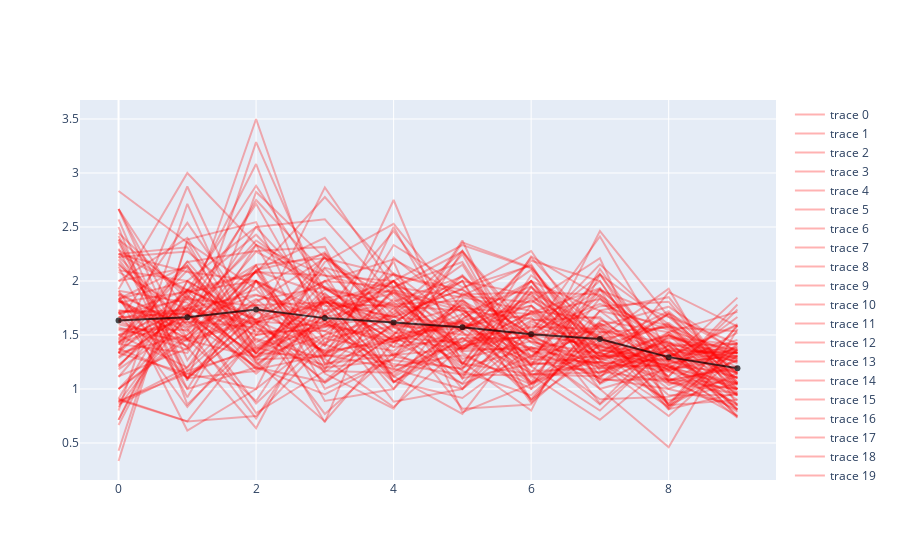

Here is the notebook cell this chart was saved with:
### Code cell
fig = go.Figure()
for d in data:
    r = []
    for day in range(5, 15):
        infected = d[0][d[0][:,2] == day][:, 0]
        r.append(np.mean([d[1][i] for i in infected]))
    fig.add_trace(go.Scatter(x=list(range(len(r))), y=r, mode='lines', line=dict(color='red'), opacity=0.3))

mean_line = []
for day in range(5, 15):
    r = []
    for d in data:
        infected = d[0][d[0][:,2] == day][:, 0]
        r.append(np.mean([d[1][i] for i in infected]))
    mean_line.append(np.mean(r))

fig.add_trace(go.Scatter(x=list(range(len(mean_line))), y=mean_line, mode='markers+lines', 
                         line=dict(color='black'), opacity=0.7))

fig.show()

### Figure 1 — Plotly figure (JSON) as saved in the notebook; plotly's stock layout.template omitted (floating-point values rounded to 4 significant figures)
{"data": [{"line": {"color": "red"}, "mode": "lines", "opacity": 0.3, "type": "scatter", "x": [0, 1, 2, 3, 4, 5, 6, 7, 8, 9], "y": [1.556, 1.545, 2.5, 1.812, 1.455, 1.375, 1.5, 1.143, 1.471, 1.364]}, {"line": {"color": "red"}, "mode": "lines", "opacity": 0.3, "type": "scatter", "x": [0, 1, 2, 3, 4, 5, 6, 7, 8, 9], "y": [1.5, 1.778, 1.294, 1.8, 1.762, 1, 1.773, 1.308, 1.188, 1.522]}, {"line": {"color": "red"}, "mode": "lines", "opacity": 0.3, "type": "scatter", "x": [0, 1, 2, 3, 4, 5, 6, 7, 8, 9], "y": [2.364, 1.077, 2.824, 2.214, 1.692, 2.15, 1.136, 1.154, 1.364, 1.333]}, {"line": {"color": "red"}, "mode": "lines", "opacity": 0.3, "type": "scatter", "x": [0, 1, 2, 3, 4, 5, 6, 7, 8, 9], "y": [2, 2.125, 1.4, 1.688, 2.071, 1.6, 1.211, 2.462, 1.667, 1.421]}, {"line": {"color": "red"}, "mode": "lines", "opacity": 0.3, "type": "scatter", "x": [0, 1, 2, 3, 4, 5, 6, 7, 8, 9], "y": [2.167, 1.462, 1.833, 1.333, 1.714, 2.278, 1.524, 2.412, 1.333, 0.8966]}, {"line": {"color": "red"}, "mode": "lines", "opacity": 0.3, "type": "scatter", "x": [0, 1, 2, 3, 4, 5, 6, 7, 8, 9], "y": [1.333, 1.5, 2.091, 1.294, 1.571, 1.4, 1.5, 2.154, 1.562, 1.034]}, {"line": {"color": "red"}, "mode": "lines", "opacity": 0.3, "type": "scatter", "x": [0, 1, 2, 3, 4, 5, 6, 7, 8, 9], "y": [1.727, 1.692, 1.2, 0.95, 1.278, 2.28, 1.294, 1.87, 1.423, 1.25]}, {"line": {"color": "red"}, "mode": "lines", "opacity": 0.3, "type": "scatter", "x": [0, 1, 2, 3, 4, 5, 6, 7, 8, 9], "y": [2.385, 1.1, 1.167, 1.688, 0.8824, 1, 1.5, 1.4, 1.176, 1.292]}, {"line": {"color": "red"}, "mode": "lines", "opacity": 0.3, "type": "scatter", "x": [0, 1, 2, 3, 4, 5, 6, 7, 8, 9], "y": [2.25, 1.909, 2.882, 1.929, 1.786, 1.818, 1.476, 1.767, 1.808, 1.059]}, {"line": {"color": "red"}, "mode": "lines", "opacity": 0.3, "type": "scatter", "x": [0, 1, 2, 3, 4, 5, 6, 7, 8, 9], "y": [2.667, 1.462, 0.8889, 1.857, 1.438, 1.696, 1.95, 1.056, 1.526, 1.714]}, {"line": {"color": "red"}, "mode": "lines", "opacity": 0.3, "type": "scatter", "x": [0, 1, 2, 3, 4, 5, 6, 7, 8, 9], "y": [1.923, 3, 2.333, 2.05, 1.889, 1.25, 0.8, 2.059, 1.261, 1.846]}, {"line": {"color": "red"}, "mode": "lines", "opacity": 0.3, "type": "scatter", "x": [0, 1, 2, 3, 4, 5, 6, 7, 8, 9], "y": [2.25, 2.083, 2, 1.722, 1.889, 1.529, 2.188, 2, 1.059, 0.9565]}, {"line": {"color": "red"}, "mode": "lines", "opacity": 0.3, "type": "scatter", "x": [0, 1, 2, 3, 4, 5, 6, 7, 8, 9], "y": [1.571, 1.364, 2.143, 1, 1.286, 1.833, 1.222, 1.312, 1.5, 1.2]}, {"line": {"color": "red"}, "mode": "lines", "opacity": 0.3, "type": "scatter", "x": [0, 1, 2, 3, 4, 5, 6, 7, 8, 9], "y": [0.875, 1.2, 2.1, 2.4, 1.615, 2, 1.056, 1.312, 1.25, 1.3]}, {"line": {"color": "red"}, "mode": "lines", "opacity": 0.3, "type": "scatter", "x": [0, 1, 2, 3, 4, 5, 6, 7, 8, 9], "y": [2.5, 0.8571, 1.467, 1.278, 0.8333, 1.4, 1.706, 1.933, 1.35, 1.333]}, {"line": {"color": "red"}, "mode": "lines", "opacity": 0.3, "type": "scatter", "x": [0, 1, 2, 3, 4, 5, 6, 7, 8, 9], "y": [1.214, 1.833, 3.083, 1.412, 1.211, 1.312, 1.042, 1.294, 1.435, 0.9375]}, {"line": {"color": "red"}, "mode": "lines", "opacity": 0.3, "type": "scatter", "x": [0, 1, 2, 3, 4, 5, 6, 7, 8, 9], "y": [0.8571, 1.167, 1.75, 1.6, 1.438, 1.632, 1.167, 1.192, 1.294, 1.591]}, {"line": {"color": "red"}, "mode": "lines", "opacity": 0.3, "type": "scatter", "x": [0, 1, 2, 3, 4, 5, 6, 7, 8, 9], "y": [0.8333, 1.692, 1.333, 2, 1.316, 1.375, 1.364, 1.1, 1, 0.85]}, {"line": {"color": "red"}, "mode": "lines", "opacity": 0.3, "type": "scatter", "x": [0, 1, 2, 3, 4, 5, 6, 7, 8, 9], "y": [2.667, 1.267, 2.1, 2.25, 1.571, 1.235, 1.636, 1.667, 1.115, 1.737]}, {"line": {"color": "red"}, "mode": "lines", "opacity": 0.3, "type": "scatter", "x": [0, 1, 2, 3, 4, 5, 6, 7, 8, 9], "y": [1.667, 1.7, 0.8667, 1.467, 1.353, 1.818, 1.269, 2.067, 1.071, 1.4]}, {"line": {"color": "red"}, "mode": "lines", "opacity": 0.3, "type": "scatter", "x": [0, 1, 2, 3, 4, 5, 6, 7, 8, 9], "y": [1.714, 0.8333, 1.562, 1.357, 1.895, 1.722, 1.65, 1.5, 0.9412, 0.9444]}, {"line": {"color": "red"}, "mode": "lines", "opacity": 0.3, "type": "scatter", "x": [0, 1, 2, 3, 4, 5, 6, 7, 8, 9], "y": [2.154, 1.6, 2.083, 1.143, 0.8182, 1.692, 1.357, 0.9048, 0.9286, 1.115]}, {"line": {"color": "red"}, "mode": "lines", "opacity": 0.3, "type": "scatter", "x": [0, 1, 2, 3, 4, 5, 6, 7, 8, 9], "y": [1.3, 1.7, 1.188, 1.846, 1.909, 1.389, 1.889, 1.083, 1.091, 1.045]}, {"line": {"color": "red"}, "mode": "lines", "opacity": 0.3, "type": "scatter", "x": [0, 1, 2, 3, 4, 5, 6, 7, 8, 9], "y": [1.625, 1.75, 1.615, 1.2, 1.267, 1.19, 1.95, 1.294, 1.692, 1]}, {"line": {"color": "red"}, "mode": "lines", "opacity": 0.3, "type": "scatter", "x": [0, 1, 2, 3, 4, 5, 6, 7, 8, 9], "y": [1.909, 1.8, 1.286, 2.115, 1.517, 1.562, 1.818, 1.462, 1.579, 1.045]}, {"line": {"color": "red"}, "mode": "lines", "opacity": 0.3, "type": "scatter", "x": [0, 1, 2, 3, 4, 5, 6, 7, 8, 9], "y": [2.133, 0.9231, 2, 0.8889, 1, 1.889, 1.5, 1.929, 0.85, 1.15]}, {"line": {"color": "red"}, "mode": "lines", "opacity": 0.3, "type": "scatter", "x": [0, 1, 2, 3, 4, 5, 6, 7, 8, 9], "y": [0.7143, 1.917, 1.636, 1.353, 1.438, 1.143, 1.526, 1.789, 1.545, 1.333]}, {"line": {"color": "red"}, "mode": "lines", "opacity": 0.3, "type": "scatter", "x": [0, 1, 2, 3, 4, 5, 6, 7, 8, 9], "y": [1.364, 1.75, 2.714, 1.6, 2.062, 1.35, 2, 1.722, 1.591, 1.294]}, {"line": {"color": "red"}, "mode": "lines", "opacity": 0.3, "type": "scatter", "x": [0, 1, 2, 3, 4, 5, 6, 7, 8, 9], "y": [1.5, 1.625, 1.571, 1.071, 1.615, 0.8182, 0.8571, 1.727, 1.85, 1.056]}, {"line": {"color": "red"}, "mode": "lines", "opacity": 0.3, "type": "scatter", "x": [0, 1, 2, 3, 4, 5, 6, 7, 8, 9], "y": [1.429, 1.769, 2.15, 2.211, 2.053, 1.917, 1.5, 1.533, 1.429, 1.333]}, {"line": {"color": "red"}, "mode": "lines", "opacity": 0.3, "type": "scatter", "x": [0, 1, 2, 3, 4, 5, 6, 7, 8, 9], "y": [1.111, 1.857, 1.182, 1.316, 1.188, 1, 1.625, 1.389, 1.333, 1.1]}, {"line": {"color": "red"}, "mode": "lines", "opacity": 0.3, "type": "scatter", "x": [0, 1, 2, 3, 4, 5, 6, 7, 8, 9], "y": [2.2, 1.375, 1.778, 1.8, 1.667, 1.929, 2.278, 1.361, 1.263, 1.455]}, {"line": {"color": "red"}, "mode": "lines", "opacity": 0.3, "type": "scatter", "x": [0, 1, 2, 3, 4, 5, 6, 7, 8, 9], "y": [1.467, 2.176, 2.278, 2.316, 1.062, 1.471, 1.15, 1.917, 1.667, 1.143]}, {"line": {"color": "red"}, "mode": "lines", "opacity": 0.3, "type": "scatter", "x": [0, 1, 2, 3, 4, 5, 6, 7, 8, 9], "y": [2, 2.4, 1.429, 1.812, 1.667, 1.867, 1.8, 2.211, 0.8261, 1.423]}, {"line": {"color": "red"}, "mode": "lines", "opacity": 0.3, "type": "scatter", "x": [0, 1, 2, 3, 4, 5, 6, 7, 8, 9], "y": [1.692, 1.917, 2.429, 1.769, 1.778, 1.235, 2, 1.348, 0.8696, 1.364]}, {"line": {"color": "red"}, "mode": "lines", "opacity": 0.3, "type": "scatter", "x": [0, 1, 2, 3, 4, 5, 6, 7, 8, 9], "y": [2.1, 2, 1.643, 1.812, 1.45, 1.625, 1.375, 1.48, 1.174, 0.7895]}, {"line": {"color": "red"}, "mode": "lines", "opacity": 0.3, "type": "scatter", "x": [0, 1, 2, 3, 4, 5, 6, 7, 8, 9], "y": [1.375, 1.111, 1.7, 2, 1.947, 2.176, 1.211, 0.8, 1.414, 0.7391]}, {"line": {"color": "red"}, "mode": "lines", "opacity": 0.3, "type": "scatter", "x": [0, 1, 2, 3, 4, 5, 6, 7, 8, 9], "y": [1, 1.467, 2, 1.4, 2.176, 0.7857, 1.045, 1.4, 1.118, 1.783]}, {"line": {"color": "red"}, "mode": "lines", "opacity": 0.3, "type": "scatter", "x": [0, 1, 2, 3, 4, 5, 6, 7, 8, 9], "y": [1.286, 1.714, 2.333, 1.929, 1.739, 1.167, 0.9412, 1.522, 0.85, 0.9]}, {"line": {"color": "red"}, "mode": "lines", "opacity": 0.3, "type": "scatter", "x": [0, 1, 2, 3, 4, 5, 6, 7, 8, 9], "y": [1.417, 1.667, 2.375, 1.944, 1.769, 1.727, 1.294, 1.923, 1.357, 1.259]}, {"line": {"color": "red"}, "mode": "lines", "opacity": 0.3, "type": "scatter", "x": [0, 1, 2, 3, 4, 5, 6, 7, 8, 9], "y": [1.714, 1.727, 1.6, 2.125, 1.933, 1.35, 1.389, 0.8571, 1.379, 1.3]}, {"line": {"color": "red"}, "mode": "lines", "opacity": 0.3, "type": "scatter", "x": [0, 1, 2, 3, 4, 5, 6, 7, 8, 9], "y": [0.9, 0.7, 0.75, 1.429, 1.667, 1.6, 1.133, 1.118, 1.4, 1.105]}, {"line": {"color": "red"}, "mode": "lines", "opacity": 0.3, "type": "scatter", "x": [0, 1, 2, 3, 4, 5, 6, 7, 8, 9], "y": [2.667, 1.7, 1.923, 1.312, 1.917, 1.75, 1.692, 1.833, 1.4, 1.417]}, {"line": {"color": "red"}, "mode": "lines", "opacity": 0.3, "type": "scatter", "x": [0, 1, 2, 3, 4, 5, 6, 7, 8, 9], "y": [2.227, 1.583, 2.143, 1.182, 1.75, 2, 1.87, 1.455, 1.304, 1.36]}, {"line": {"color": "red"}, "mode": "lines", "opacity": 0.3, "type": "scatter", "x": [0, 1, 2, 3, 4, 5, 6, 7, 8, 9], "y": [0.875, 1.733, 0.7778, 1.167, 1.15, 1.556, 1.773, 1.227, 0.75, 1.312]}, {"line": {"color": "red"}, "mode": "lines", "opacity": 0.3, "type": "scatter", "x": [0, 1, 2, 3, 4, 5, 6, 7, 8, 9], "y": [1.833, 1.462, 1.643, 2, 2.2, 1.864, 2.154, 1.167, 1.062, 1]}, {"line": {"color": "red"}, "mode": "lines", "opacity": 0.3, "type": "scatter", "x": [0, 1, 2, 3, 4, 5, 6, 7, 8, 9], "y": [1.333, 2.875, 1.5, 1.632, 1.167, 1.444, 1.478, 2, 1.087, 1]}, {"line": {"color": "red"}, "mode": "lines", "opacity": 0.3, "type": "scatter", "x": [0, 1, 2, 3, 4, 5, 6, 7, 8, 9], "y": [1, 1.5, 2, 1.684, 1.111, 1.471, 1.474, 1.278, 1.7, 1.045]}, {"line": {"color": "red"}, "mode": "lines", "opacity": 0.3, "type": "scatter", "x": [0, 1, 2, 3, 4, 5, 6, 7, 8, 9], "y": [0.7143, 2, 1.615, 1.8, 2, 1.095, 2.053, 1.565, 1.333, 1.15]}, {"line": {"color": "red"}, "mode": "lines", "opacity": 0.3, "type": "scatter", "x": [0, 1, 2, 3, 4, 5, 6, 7, 8, 9], "y": [1.7, 1.833, 1.273, 1.3, 1.833, 1.368, 1.667, 0.8667, 1.5, 0.9444]}, {"line": {"color": "red"}, "mode": "lines", "opacity": 0.3, "type": "scatter", "x": [0, 1, 2, 3, 4, 5, 6, 7, 8, 9], "y": [2.222, 2.273, 1.765, 1.333, 1.467, 1.632, 1.773, 1, 1.19, 1.667]}, {"line": {"color": "red"}, "mode": "lines", "opacity": 0.3, "type": "scatter", "x": [0, 1, 2, 3, 4, 5, 6, 7, 8, 9], "y": [1.6, 1.455, 1.294, 1.5, 1.682, 1.2, 1.375, 1.333, 1.083, 1.192]}, {"line": {"color": "red"}, "mode": "lines", "opacity": 0.3, "type": "scatter", "x": [0, 1, 2, 3, 4, 5, 6, 7, 8, 9], "y": [0.4286, 2.364, 1.25, 2.176, 2.529, 1.733, 1.222, 1.609, 1.348, 0.9545]}, {"line": {"color": "red"}, "mode": "lines", "opacity": 0.3, "type": "scatter", "x": [0, 1, 2, 3, 4, 5, 6, 7, 8, 9], "y": [1.625, 2.538, 1.615, 0.7692, 1.333, 1.053, 1.722, 1.4, 1.591, 1.095]}, {"line": {"color": "red"}, "mode": "lines", "opacity": 0.3, "type": "scatter", "x": [0, 1, 2, 3, 4, 5, 6, 7, 8, 9], "y": [1.818, 1.462, 2.095, 1.875, 1.5, 1.045, 1.304, 1.238, 1.273, 1]}, {"line": {"color": "red"}, "mode": "lines", "opacity": 0.3, "type": "scatter", "x": [0, 1, 2, 3, 4, 5, 6, 7, 8, 9], "y": [1.818, 1.529, 2.273, 1.933, 1.533, 1.118, 1.895, 1.562, 1.077, 1.208]}, {"line": {"color": "red"}, "mode": "lines", "opacity": 0.3, "type": "scatter", "x": [0, 1, 2, 3, 4, 5, 6, 7, 8, 9], "y": [0.3333, 2.385, 2.545, 1.235, 1.312, 1.556, 1.852, 1.474, 1.929, 0.8421]}, {"line": {"color": "red"}, "mode": "lines", "opacity": 0.3, "type": "scatter", "x": [0, 1, 2, 3, 4, 5, 6, 7, 8, 9], "y": [2.083, 1.727, 1.143, 1.684, 2, 1.522, 1.238, 1.591, 0.8125, 0.9615]}, {"line": {"color": "red"}, "mode": "lines", "opacity": 0.3, "type": "scatter", "x": [0, 1, 2, 3, 4, 5, 6, 7, 8, 9], "y": [0.9091, 0.7, 1.5, 1.571, 2, 1.235, 1.133, 1.25, 1.522, 1]}, {"line": {"color": "red"}, "mode": "lines", "opacity": 0.3, "type": "scatter", "x": [0, 1, 2, 3, 4, 5, 6, 7, 8, 9], "y": [0.9091, 2, 2.5, 2.571, 1.857, 1.333, 1, 2.111, 1.238, 0.7333]}, {"line": {"color": "red"}, "mode": "lines", "opacity": 0.3, "type": "scatter", "x": [0, 1, 2, 3, 4, 5, 6, 7, 8, 9], "y": [1.818, 1.389, 0.6364, 1.833, 1.125, 1.588, 1.312, 1.611, 1.174, 1.381]}, {"line": {"color": "red"}, "mode": "lines", "opacity": 0.3, "type": "scatter", "x": [0, 1, 2, 3, 4, 5, 6, 7, 8, 9], "y": [1.909, 1, 1.2, 1.062, 1.5, 2.25, 1.105, 1.722, 1.267, 1.333]}, {"line": {"color": "red"}, "mode": "lines", "opacity": 0.3, "type": "scatter", "x": [0, 1, 2, 3, 4, 5, 6, 7, 8, 9], "y": [0.6667, 1.889, 2.077, 2.778, 2.062, 1.875, 1.895, 1.875, 1.211, 1.158]}, {"line": {"color": "red"}, "mode": "lines", "opacity": 0.3, "type": "scatter", "x": [0, 1, 2, 3, 4, 5, 6, 7, 8, 9], "y": [1.222, 1.75, 1.875, 1.636, 1.389, 2.357, 2.125, 1.412, 1.208, 0.8571]}, {"line": {"color": "red"}, "mode": "lines", "opacity": 0.3, "type": "scatter", "x": [0, 1, 2, 3, 4, 5, 6, 7, 8, 9], "y": [1.333, 1.909, 2.083, 2.05, 2, 2.333, 2.118, 1.357, 1.3, 1.6]}, {"line": {"color": "red"}, "mode": "lines", "opacity": 0.3, "type": "scatter", "x": [0, 1, 2, 3, 4, 5, 6, 7, 8, 9], "y": [0.8, 2.714, 1.308, 1.632, 1.062, 1.526, 0.9091, 1.6, 1.037, 1.263]}, {"line": {"color": "red"}, "mode": "lines", "opacity": 0.3, "type": "scatter", "x": [0, 1, 2, 3, 4, 5, 6, 7, 8, 9], "y": [1.727, 1.643, 2.75, 2.067, 1.067, 1.389, 1.577, 1.556, 0.8571, 1.588]}, {"line": {"color": "red"}, "mode": "lines", "opacity": 0.3, "type": "scatter", "x": [0, 1, 2, 3, 4, 5, 6, 7, 8, 9], "y": [1, 1.667, 3.5, 1.667, 1.8, 1.375, 1.714, 1.269, 1.5, 1.273]}, {"line": {"color": "red"}, "mode": "lines", "opacity": 0.3, "type": "scatter", "x": [0, 1, 2, 3, 4, 5, 6, 7, 8, 9], "y": [2.385, 1.875, 1.231, 1.6, 1.462, 1.75, 1.053, 1.474, 1, 1.267]}, {"line": {"color": "red"}, "mode": "lines", "opacity": 0.3, "type": "scatter", "x": [0, 1, 2, 3, 4, 5, 6, 7, 8, 9], "y": [1.714, 1.1, 1.619, 1.789, 1.071, 0.9167, 1.389, 1.2, 1.45, 0.8095]}, {"line": {"color": "red"}, "mode": "lines", "opacity": 0.3, "type": "scatter", "x": [0, 1, 2, 3, 4, 5, 6, 7, 8, 9], "y": [1.625, 1.4, 1.8, 2.214, 1.808, 2.04, 1.556, 2.061, 1.6, 0.9677]}, {"line": {"color": "red"}, "mode": "lines", "opacity": 0.3, "type": "scatter", "x": [0, 1, 2, 3, 4, 5, 6, 7, 8, 9], "y": [1.429, 2.1, 1.333, 1.889, 1.3, 1.182, 1.941, 1.476, 0.8125, 1.37]}, {"line": {"color": "red"}, "mode": "lines", "opacity": 0.3, "type": "scatter", "x": [0, 1, 2, 3, 4, 5, 6, 7, 8, 9], "y": [1.429, 1.909, 1.333, 1.923, 1.615, 2, 0.8889, 1.632, 1.526, 1.13]}, {"line": {"color": "red"}, "mode": "lines", "opacity": 0.3, "type": "scatter", "x": [0, 1, 2, 3, 4, 5, 6, 7, 8, 9], "y": [1.889, 1.556, 0.7273, 1.733, 1, 1.65, 2, 1.118, 1.5, 1.238]}, {"line": {"color": "red"}, "mode": "lines", "opacity": 0.3, "type": "scatter", "x": [0, 1, 2, 3, 4, 5, 6, 7, 8, 9], "y": [1.333, 1.143, 1, 2.25, 1.579, 1.571, 1.069, 1.84, 1.105, 0.75]}, {"line": {"color": "red"}, "mode": "lines", "opacity": 0.3, "type": "scatter", "x": [0, 1, 2, 3, 4, 5, 6, 7, 8, 9], "y": [1.455, 2.143, 1.364, 1.579, 1.688, 1.923, 1.5, 1.19, 1.231, 1.429]}, {"line": {"color": "red"}, "mode": "lines", "opacity": 0.3, "type": "scatter", "x": [0, 1, 2, 3, 4, 5, 6, 7, 8, 9], "y": [1.833, 2.143, 1.25, 0.7, 1.438, 1.611, 1.474, 1.059, 1.364, 0.75]}, {"line": {"color": "red"}, "mode": "lines", "opacity": 0.3, "type": "scatter", "x": [0, 1, 2, 3, 4, 5, 6, 7, 8, 9], "y": [1.2, 1.923, 1.579, 2.867, 1.944, 1.85, 1.722, 1.65, 1.2, 0.9429]}, {"line": {"color": "red"}, "mode": "lines", "opacity": 0.3, "type": "scatter", "x": [0, 1, 2, 3, 4, 5, 6, 7, 8, 9], "y": [1.417, 1.333, 2.333, 1.231, 1.923, 1.1, 1.231, 1.25, 0.8333, 1.586]}, {"line": {"color": "red"}, "mode": "lines", "opacity": 0.3, "type": "scatter", "x": [0, 1, 2, 3, 4, 5, 6, 7, 8, 9], "y": [1.833, 2, 1.333, 1.308, 1.316, 1.786, 1.435, 1.333, 1.7, 1.348]}, {"line": {"color": "red"}, "mode": "lines", "opacity": 0.3, "type": "scatter", "x": [0, 1, 2, 3, 4, 5, 6, 7, 8, 9], "y": [1.182, 1.625, 1.211, 1.833, 1.118, 0.7692, 1.6, 1.333, 1.222, 0.8571]}, {"line": {"color": "red"}, "mode": "lines", "opacity": 0.3, "type": "scatter", "x": [0, 1, 2, 3, 4, 5, 6, 7, 8, 9], "y": [1.444, 1.75, 1.5, 2.222, 1.188, 1.8, 1.278, 1.25, 1.167, 1.348]}, {"line": {"color": "red"}, "mode": "lines", "opacity": 0.3, "type": "scatter", "x": [0, 1, 2, 3, 4, 5, 6, 7, 8, 9], "y": [1.667, 1.643, 1.867, 1.706, 2.462, 1.611, 1.25, 1.154, 1.478, 1.409]}, {"line": {"color": "red"}, "mode": "lines", "opacity": 0.3, "type": "scatter", "x": [0, 1, 2, 3, 4, 5, 6, 7, 8, 9], "y": [2.571, 1.091, 1.722, 1.4, 2.75, 1.217, 2.227, 1.852, 1.261, 1.107]}, {"line": {"color": "red"}, "mode": "lines", "opacity": 0.3, "type": "scatter", "x": [0, 1, 2, 3, 4, 5, 6, 7, 8, 9], "y": [2.3, 1, 2, 1.312, 2.333, 1.941, 2.143, 1.263, 0.8947, 1.053]}, {"line": {"color": "red"}, "mode": "lines", "opacity": 0.3, "type": "scatter", "x": [0, 1, 2, 3, 4, 5, 6, 7, 8, 9], "y": [1.875, 0.6154, 1, 1.5, 2, 1.556, 2, 1.211, 1.4, 0.8]}, {"line": {"color": "red"}, "mode": "lines", "opacity": 0.3, "type": "scatter", "x": [0, 1, 2, 3, 4, 5, 6, 7, 8, 9], "y": [2.417, 1.167, 1.364, 1.857, 1.389, 1.471, 1.053, 1.583, 1.762, 1.333]}, {"line": {"color": "red"}, "mode": "lines", "opacity": 0.3, "type": "scatter", "x": [0, 1, 2, 3, 4, 5, 6, 7, 8, 9], "y": [1.636, 1.857, 1.533, 1.538, 1.231, 1.133, 1.125, 0.7143, 1.235, 1.312]}, {"line": {"color": "red"}, "mode": "lines", "opacity": 0.3, "type": "scatter", "x": [0, 1, 2, 3, 4, 5, 6, 7, 8, 9], "y": [1.833, 1.1, 1.611, 1.158, 1.6, 1.579, 1.692, 1.273, 1.417, 1.278]}, {"line": {"color": "red"}, "mode": "lines", "opacity": 0.3, "type": "scatter", "x": [0, 1, 2, 3, 4, 5, 6, 7, 8, 9], "y": [1.118, 1.375, 3.286, 1.833, 1.6, 1.5, 1.533, 1.375, 1.158, 1.053]}, {"line": {"color": "red"}, "mode": "lines", "opacity": 0.3, "type": "scatter", "x": [0, 1, 2, 3, 4, 5, 6, 7, 8, 9], "y": [2.833, 2.357, 1.929, 2.267, 1.6, 2.056, 1.429, 1.095, 1.897, 1.579]}, {"line": {"color": "red"}, "mode": "lines", "opacity": 0.3, "type": "scatter", "x": [0, 1, 2, 3, 4, 5, 6, 7, 8, 9], "y": [1.875, 1.571, 1.783, 1.533, 2, 1.278, 1.444, 1.217, 1.211, 1]}, {"line": {"color": "red"}, "mode": "lines", "opacity": 0.3, "type": "scatter", "x": [0, 1, 2, 3, 4, 5, 6, 7, 8, 9], "y": [2.25, 2.312, 1.385, 1.222, 1.476, 1.429, 2.217, 1.524, 1.571, 1.536]}, {"line": {"color": "red"}, "mode": "lines", "opacity": 0.3, "type": "scatter", "x": [0, 1, 2, 3, 4, 5, 6, 7, 8, 9], "y": [2.286, 1.917, 1.643, 1.056, 1.5, 2.045, 1.346, 1.286, 1.074, 0.8125]}, {"line": {"color": "red"}, "mode": "lines", "opacity": 0.3, "type": "scatter", "x": [0, 1, 2, 3, 4, 5, 6, 7, 8, 9], "y": [0.8889, 1.143, 1.385, 1.6, 1.938, 2.273, 1.467, 1, 0.4615, 1.556]}, {"line": {"color": "red"}, "mode": "lines", "opacity": 0.3, "type": "scatter", "x": [0, 1, 2, 3, 4, 5, 6, 7, 8, 9], "y": [1.545, 1.444, 1.625, 1.583, 1.429, 2.375, 1, 1.438, 1.2, 1.056]}, {"line": {"color": "red"}, "mode": "lines", "opacity": 0.3, "type": "scatter", "x": [0, 1, 2, 3, 4, 5, 6, 7, 8, 9], "y": [1.333, 2.182, 1.455, 1.182, 2.5, 1.364, 1.833, 1.3, 1.316, 1.385]}, {"line": {"color": "red"}, "mode": "lines", "opacity": 0.3, "type": "scatter", "x": [0, 1, 2, 3, 4, 5, 6, 7, 8, 9], "y": [2.444, 1.833, 1.769, 0.6923, 2.217, 1.704, 0.9, 1.348, 1.611, 1.154]}, {"line": {"color": "red"}, "mode": "lines", "opacity": 0.3, "type": "scatter", "x": [0, 1, 2, 3, 4, 5, 6, 7, 8, 9], "y": [1.5, 1.2, 1.824, 1.944, 1.476, 1.647, 2.105, 1.048, 1.364, 0.8095]}, {"line": {"color": "red"}, "mode": "lines", "opacity": 0.3, "type": "scatter", "x": [0, 1, 2, 3, 4, 5, 6, 7, 8, 9], "y": [1.8, 1.9, 2, 1.474, 1.581, 1.773, 0.8696, 1.417, 1.72, 1.136]}, {"line": {"color": "black"}, "mode": "markers+lines", "opacity": 0.7, "type": "scatter", "x": [0, 1, 2, 3, 4, 5, 6, 7, 8, 9], "y": [1.633, 1.664, 1.736, 1.656, 1.615, 1.572, 1.508, 1.463, 1.295, 1.192]}], "layout": {}}
